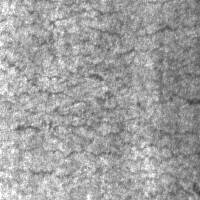
#> input picture samples/neu_crazing_1.jpg, 200 x 200 px
$ python -i bench.py   (imports and definitions only)   (older library calls are emulated)
#> lines starting #> are read from the running program, lines starting #| are printed output that depends on the picture
"""ForgeSight benchmark: per-op timings + end-to-end, on COOL or stock OpenCV.

Must mirror backend/app/features.py + analysis.py EXACTLY, or it measures
something the product never runs. Every op below is copied from the application:

  quality   Laplacian sharpness
  features  16x Gabor filter2D, Sobel gx/gy, magnitude, orientation histogram,
            multi-scale box blur + absdiff, 4x4 resize, Laplacian
  localize  box blur(21) + absdiff + threshold + morphology + connected components

Self-identifies the library (COOL lives at /opt/cool on the Graviton4 image and
/opt/opencv_install on the Graviton2 image), so the JSON output is itself proof of
what executed.

    # inside a COOL AMI
    export LD_LIBRARY_PATH=/opt/opencv_install/lib:$LD_LIBRARY_PATH
    export PYTHONPATH=/opt/opencv_install/lib/python3.12/site-packages
    python3.12 bench.py --label A --instance-type c8g.medium
"""
import argparse
import json
import os
import platform
import statistics
import time
from pathlib import Path

import cv2
import numpy as np

COOL_ROOTS = [Path("/opt/cool"), Path("/opt/opencv_install")]
IMAGE_SIZE = 128
GABOR_SCALES = (3, 9)
GABOR_ORIENTS = (0, 45, 90, 135)
ANOM_BOXES = (9, 21, 41)
ANOM_LEVEL = 12.0
LOC_BOX = 21
LOC_THRESH = 8.0
LOC_MIN_AREA = 400
LOC_CLOSE = 9


def detect_build():
    present = [str(p) for p in COOL_ROOTS if p.exists()]
    return ("COOL" if present else "DIY"), (", ".join(present) or "no COOL install found")


def gabor_bank():
    # Explicit ksize (6*sigma+1), not (0,0): OpenCV 5 auto-sizes (0,0) to this
    # but older builds try to allocate ~1.8e19 bytes and fail. Verified
    # bit-identical to the auto-sized kernel on 5.0.0.
    out = []
    for s in GABOR_SCALES:
        ksize = (1, 6 * s + 1)
        for o in GABOR_ORIENTS:
            out.append(cv2.getGaborKernel(ksize, s, np.deg2rad(o), 2.0, 0, 0.5,
                                          ktype=cv2.CV_64F))
#> further down, picture is the input picture: shape (200, 200); min 60, max 255, mean 160.6
    return out


KERNELS = gabor_bank()


# [31 lines left out: functions cpu_model, to_gray, timed, not called in this run]


def describe_ops(gray):
    """The feature descriptor, exactly as features.describe() computes it."""
    g = gray.astype(np.float32)
    g = (g - g.mean()) / (g.std() + 1e-6)
    feats = []
    for k in KERNELS:
        r = cv2.filter2D(g, cv2.CV_32F, k, borderType=cv2.BORDER_REPLICATE)
        feats.append(float(np.sqrt((r * r).mean())))
        feats.append(float(np.abs(r).mean()))
#> this loop made 8 passes
#> pass 3, in describe_ops, `r = cv2.filter2D(g, cv2.CV_32F, k, borderType=cv2.BORDER_REPLICATE)`:
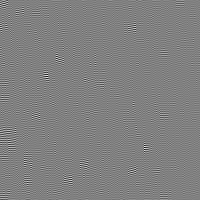
#> r: shape (200, 200) float32; min -3.16, max 3.11, mean 0.000115; drawn with min black and max white
#> after the loop, feats = [12.2, 9.79, 0.555, 0.426, 0.396, 0.28, 0.555, 0.426, 32.76, 26.14, 0.928, 0.719, 0.676, 0.492, 0.928, 0.719]
    gx = cv2.Sobel(g, cv2.CV_32F, 1, 0, ksize=3)
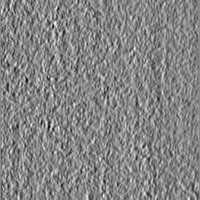
#> gx: shape (200, 200) float32; min -13.46, max 12.12, mean -0.118; drawn with min black and max white
    gy = cv2.Sobel(g, cv2.CV_32F, 0, 1, ksize=3)
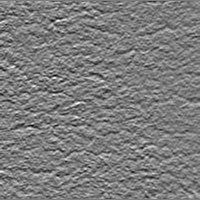
#> gy: shape (200, 200) float32; min -13.04, max 13.57, mean 0.0265; drawn with min black and max white
    mag = cv2.magnitude(gx, gy)
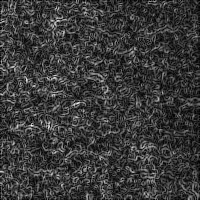
#> mag: shape (200, 200) float32; min 0, max 15.35, mean 3.48; drawn with min black and max white
    feats += [float(mag.mean()), float(mag.std()), float(np.percentile(mag, 95))]
#> feats = [12.2, 9.79, 0.555, 0.426, 0.396, 0.28, 0.555, 0.426, 32.76, 26.14, 0.928, 0.719, 0.676, 0.492, 0.928, 0.719, 3.48, 1.94, 7.08]
    ang = (np.arctan2(gy, gx) + np.pi) / (2 * np.pi)
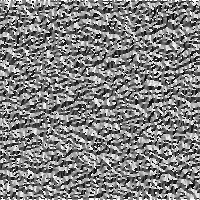
#> ang: shape (200, 200) float32; min 0, max 1, mean 0.505
    hist, _ = np.histogram(ang, bins=8, range=(0, 1), weights=mag)
#> hist = [18230.7, 17950.8, 16909.5, 15141.5, 16978.2, 17917.9, 17363.9, 18797.1]
    feats += (hist / (hist.sum() + 1e-6)).tolist()
#> feats = 27 values, max 32.76 at index 8, min 0.109 at index 22, mean 3.76
    for k in ANOM_BOXES:
        bg = cv2.blur(g, (k, k))
        d = cv2.absdiff(g, bg)
        feats += [float(d.mean()), float(d.std()), float((d > ANOM_LEVEL).mean())]
#> this loop made 3 passes
#> pass 1, in describe_ops, `bg = cv2.blur(g, (k, k))`:
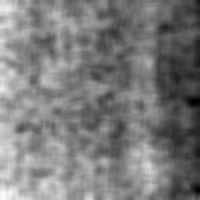
#> bg: shape (200, 200) float32; min -2.19, max 2.31, mean -0.000166; drawn with min black and max white
#> pass 2, in describe_ops, `d = cv2.absdiff(g, bg)`:
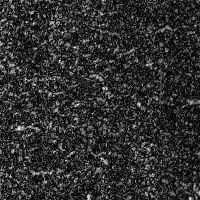
#> d: shape (200, 200) float32; min 0, max 3.13, mean 0.588; drawn with min black and max white
#> after the loop, feats = 36 values, max 32.76 at index 8, min 0 at index 29, mean 2.9
    small = cv2.resize(gray, (4, 4), interpolation=cv2.INTER_AREA)
#> small = [[175, 165, 151, 141], [176, 163, 155, 133], [175, 160, 157, 136], [189, 176, 170, 147]]
    feats += (small.astype(np.float32) / 255.0).ravel().tolist()
#> feats = 52 values, max 32.76 at index 8, min 0 at index 29, mean 2.2
    feats.append(float(cv2.Laplacian(g, cv2.CV_32F).var()))
    return np.asarray(feats, dtype=np.float64)


# [129 lines left out: functions localize, full_pipeline, per_op, load_images, main, not called in this run]


# [2 lines not run here, left out]

>>> import cv2
>>> picture = cv2.imread('../samples/neu_crazing_1.jpg', cv2.IMREAD_GRAYSCALE)
>>> result = describe_ops(picture)
#> result = 53 values, max 32.76 at index 8, min 0 at index 29, mean 2.2

$ run again, on samples/neu_rolled-in_scale_1.jpg
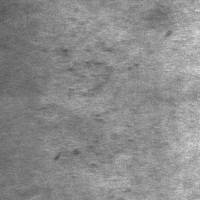
#> input picture samples/neu_rolled-in_scale_1.jpg, 200 x 200 px
#> picture is the input picture: shape (200, 200); min 82, max 217, mean 138.4
#> after the loop in describe_ops, `for k in KERNELS:`: feats = [14.99, 11.86, 0.451, 0.334, 0.271, 0.198, 0.451, 0.334, 41.11, 31.73, 0.756, 0.576, 0.439, 0.336, 0.756, 0.576]
#> in describe_ops, `feats += [float(mag.mean()), float(mag.std()), float(np.percentile(mag..`: feats = [14.99, 11.86, 0.451, 0.334, 0.271, 0.198, 0.451, 0.334, 41.11, 31.73, 0.756, 0.576, 0.439, 0.336, 0.756, 0.576, 2, 1.25, 4.38]
#> in describe_ops, `ang = (np.arctan2(gy, gx) + np.pi) / (2 * np.pi)`:
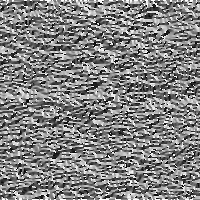
#> ang: shape (200, 200) float32; min 0, max 1, mean 0.508
#> hist = [5386.8, 11940.9, 14332.5, 7584, 8078.3, 14288.9, 12482.1, 6051.3]
#> in describe_ops, `feats += (hist / (hist.sum() + 1e-6)).tolist()`: feats = 27 values, max 41.11 at index 8, min 0.0672 at index 19, mean 4.22
#> the loop in describe_ops, `for k in ANOM_BOXES:` made 3 passes
#> pass 2, in describe_ops, `d = cv2.absdiff(g, bg)`:
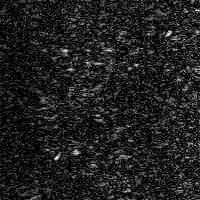
#> d: shape (200, 200) float32; min 0, max 2.64, mean 0.34; drawn with min black and max white
#> after the loop in describe_ops, `for k in ANOM_BOXES:`: feats = 36 values, max 41.11 at index 8, min 0 at index 29, mean 3.21
#> small = [[116, 141, 145, 153], [115, 132, 140, 157], [123, 133, 140, 157], [122, 135, 147, 159]]
#> in describe_ops, `feats += (small.astype(np.float32) / 255.0).ravel().tolist()`: feats = 52 values, max 41.11 at index 8, min 0 at index 29, mean 2.39
#> result = 53 values, max 41.11 at index 8, min 0 at index 29, mean 2.36
